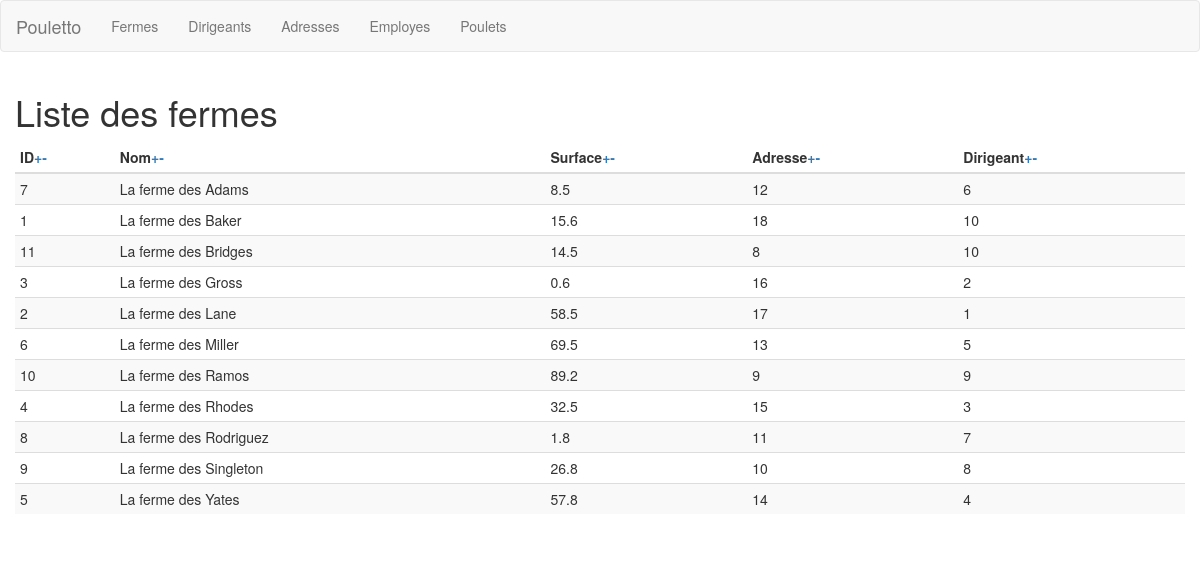
The page / on the database its author committed.
### tables this page shows
CREATE TABLE `fermes` (
  `id` int(11) NOT NULL AUTO_INCREMENT,
  `nom` varchar(50) NOT NULL,
  `surface` float NOT NULL DEFAULT '0',
  `id_adresse` int(11) NOT NULL,
  `id_dirigeant` int(11) NOT NULL,
  PRIMARY KEY (`id`),
  KEY `fk_fermes_dirigeants_idx` (`id_dirigeant`),
  KEY `fk_fermes_adresses1_idx` (`id_adresse`),
  CONSTRAINT `fk_fermes_adresses1` FOREIGN KEY (`id_adresse`) REFERENCES `adresses` (`id`) ON DELETE NO ACTION ON UPDATE NO ACTION,
  CONSTRAINT `fk_fermes_dirigeants` FOREIGN KEY (`id_dirigeant`) REFERENCES `dirigeants` (`id`) ON DELETE NO ACTION ON UPDATE NO ACTION
);

### index.php (the view, shortened to what this page needs)
<?php
require_once('includes/fonctions.php');
include('parties/header.php');
$champsTriables= ['id', 'nom', 'surface', 'id_adresse', 'id_dirigeant'];
$listeDesChamps= [
  "id" => "ID",
  "nom" => "Nom",
  "surface" => "Surface",
  "id_adresse" => "Adresse",
  "id_dirigeant" => "Dirigeant",
];
$ordreDeTri = testOrderBy($champsTriables, 'nom', 'ASC');
$ordreChamp = $ordreDeTri[0];
$ordreDirection = $ordreDeTri[1];
$sql = "SELECT * FROM fermes ORDER BY $ordreChamp $ordreDirection";
$resultats = mysqli_query($connection, $sql);
?>
<table class="table table-condensed table-striped table-hover">
  <thead>
    <tr>
      <?= tableHeaders($listeDesChamps) ?>
    </tr>
  </thead>
  <tbody>
    <?php
    if(mysqli_num_rows($resultats) === 0):
      echo "<tr><td colspan='5'>Il n'y a pas d'enregistrements</td></tr>";
    else:
      while($ligne = mysqli_fetch_assoc($resultats)):
      ?>
      <tr>
        <?php
        foreach ($listeDesChamps as $cle => $valeur) {
          echo "<td>".$ligne[$cle] ."</td>";
        }
        ?>
      </tr>
      <?php
      endwhile;
    endif;
    ?>
  </tbody>
</table>
<?php
include ('parties/footer.php');

### rows shown on the page
fermes: id "7", nom "La ferme des Adams", surface "8.5", id_adresse "12", id_dirigeant "6"
fermes: id "1", nom "La ferme des Baker", surface "15.6", id_adresse "18", id_dirigeant "10"
fermes: id "11", nom "La ferme des Bridges", surface "14.5", id_adresse "8", id_dirigeant "10"
fermes: id "3", nom "La ferme des Gross", surface "0.6", id_adresse "16", id_dirigeant "2"
fermes: id "2", nom "La ferme des Lane", surface "58.5", id_adresse "17", id_dirigeant "1"
fermes: id "6", nom "La ferme des Miller", surface "69.5", id_adresse "13", id_dirigeant "5"
fermes: id "10", nom "La ferme des Ramos", surface "89.2", id_adresse "9", id_dirigeant "9"
fermes: id "4", nom "La ferme des Rhodes", surface "32.5", id_adresse "15", id_dirigeant "3"
fermes: id "8", nom "La ferme des Rodriguez", surface "1.8", id_adresse "11", id_dirigeant "7"
fermes: id "9", nom "La ferme des Singleton", surface "26.8", id_adresse "10", id_dirigeant "8"
fermes: id "5", nom "La ferme des Yates", surface "57.8", id_adresse "14", id_dirigeant "4"

### other values the page prints
$titrePage "Liste des fermes"
